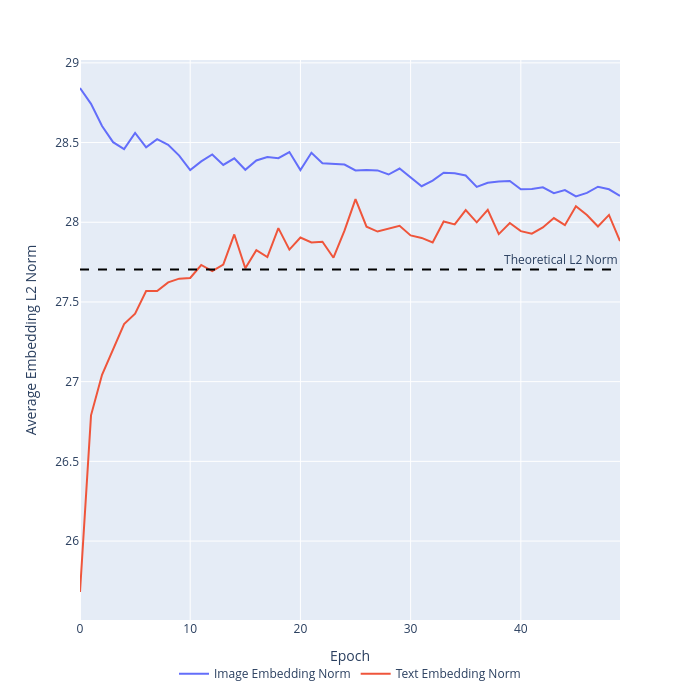

Notebook cell for this chart:
### Code cell
ckpt_dir = nfs_registry.get_checkpoint_dir("vit_small_miniml_jepa_unfrozen_lam05_v2")
df = pd.read_json(ckpt_dir / "stats.jsonl", lines=True)
norms = df[["epoch", "val_z_v_norm", "val_z_t_norm"]]

norm_fig = px.line(norms, x="epoch", y=["val_z_v_norm", "val_z_t_norm"])


norm_fig.for_each_trace(
    lambda t: t.update(
        name=t.name.replace("val_z_v_norm", "Image Embedding Norm")
            .replace("val_z_t_norm", "Text Embedding Norm")
    ),
)

norm_fig.add_hline(
    y=theo_norm,
    line_dash="dash",
    line_color="black",
    annotation_text="Theoretical L2 Norm",
)

norm_fig.update_layout(
    width=700,
    height=700,
    legend=dict(
        orientation="h",   # Horizontal orientation
        yanchor="top",     # Anchor the top of the legend to the coordinate
        y=-0.07,           # Position below the x-axis (0 is the bottom of the plot)
        xanchor="center",  # Anchor the center of the legend to the coordinate
        x=0.5              # Center horizontally
    ),
    xaxis_title="Epoch",
    yaxis_title="Average Embedding L2 Norm",
    legend_title_text=None,
)

### Figure 1 — Plotly figure (JSON) as saved in the notebook; plotly's stock layout.template omitted (floating-point values rounded to 4 significant figures)
{"data": [{"hovertemplate": "variable=val_z_v_norm<br>epoch=%{x}<br>value=%{y}<extra></extra>", "legendgroup": "val_z_v_norm", "line": {"color": "#636efa", "dash": "solid"}, "marker": {"symbol": "circle"}, "mode": "lines", "name": "Image Embedding Norm", "orientation": "v", "showlegend": true, "type": "scatter", "x": [0, 1, 2, 3, 4, 5, 6, 7, 8, 9, 10, 11, 12, 13, 14, 15, 16, 17, 18, 19, 20, 21, 22, 23, 24, 25, 26, 27, 28, 29, 30, 31, 32, 33, 34, 35, 36, 37, 38, 39, 40, 41, 42, 43, 44, 45, 46, 47, 48, 49], "xaxis": "x", "y": [28.84, 28.74, 28.6, 28.5, 28.46, 28.56, 28.47, 28.52, 28.49, 28.42, 28.33, 28.38, 28.43, 28.36, 28.4, 28.33, 28.39, 28.41, 28.4, 28.44, 28.33, 28.44, 28.37, 28.37, 28.36, 28.32, 28.33, 28.33, 28.3, 28.34, 28.28, 28.23, 28.26, 28.31, 28.31, 28.29, 28.22, 28.25, 28.26, 28.26, 28.21, 28.21, 28.22, 28.18, 28.2, 28.16, 28.18, 28.22, 28.21, 28.17], "yaxis": "y"}, {"hovertemplate": "variable=val_z_t_norm<br>epoch=%{x}<br>value=%{y}<extra></extra>", "legendgroup": "val_z_t_norm", "line": {"color": "#EF553B", "dash": "solid"}, "marker": {"symbol": "circle"}, "mode": "lines", "name": "Text Embedding Norm", "orientation": "v", "showlegend": true, "type": "scatter", "x": [0, 1, 2, 3, 4, 5, 6, 7, 8, 9, 10, 11, 12, 13, 14, 15, 16, 17, 18, 19, 20, 21, 22, 23, 24, 25, 26, 27, 28, 29, 30, 31, 32, 33, 34, 35, 36, 37, 38, 39, 40, 41, 42, 43, 44, 45, 46, 47, 48, 49], "xaxis": "x", "y": [25.68, 26.79, 27.04, 27.2, 27.36, 27.43, 27.57, 27.57, 27.62, 27.65, 27.65, 27.73, 27.69, 27.73, 27.92, 27.71, 27.82, 27.78, 27.96, 27.83, 27.9, 27.87, 27.88, 27.78, 27.95, 28.14, 27.97, 27.94, 27.96, 27.98, 27.92, 27.9, 27.87, 28.0, 27.99, 28.08, 28.0, 28.08, 27.93, 28.0, 27.94, 27.93, 27.97, 28.03, 27.98, 28.1, 28.05, 27.97, 28.05, 27.88], "yaxis": "y"}], "layout": {"annotations": [{"showarrow": false, "text": "Theoretical L2 Norm", "x": 1, "xanchor": "right", "xref": "x domain", "y": 27.7, "yanchor": "bottom", "yref": "y"}], "height": 700, "legend": {"orientation": "h", "title": {}, "tracegroupgap": 0, "x": 0.5, "xanchor": "center", "y": -0.07, "yanchor": "top"}, "margin": {"t": 60}, "shapes": [{"line": {"color": "black", "dash": "dash"}, "type": "line", "x0": 0, "x1": 1, "xref": "x domain", "y0": 27.7, "y1": 27.7, "yref": "y"}], "width": 700, "xaxis": {"anchor": "y", "domain": [0, 1], "title": {"text": "Epoch"}}, "yaxis": {"anchor": "x", "domain": [0, 1], "title": {"text": "Average Embedding L2 Norm"}}}}
